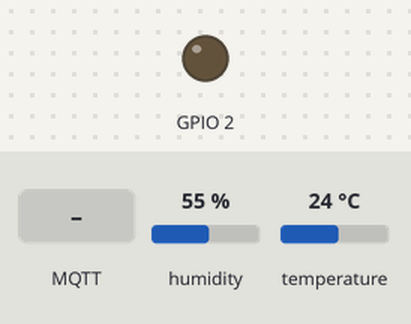
Recording of a sketch running on a simulated ESP8266 (NodeMCU). On the bench: output pins drawn as LEDs (lit = HIGH). Inputs (shaded band) come from the test bench; at power-on: humidity 55 %, temperature 24 °C. WiFi joins after 1.5 s; servers stay silent unless stated; random numbers use the default seed unless the sketch sets one; no MQTT or app messages arrive unless stated; what the sketch prints to the serial monitor is not drawn.

Above: at 3.7 s.
3.8 s: MQTT message "0" arrives on the first subscribed topic
At 4.2 s:
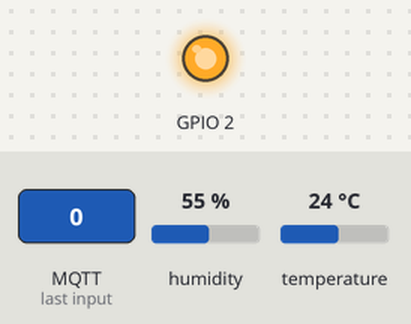
5.3 s: MQTT message "1" arrives on the first subscribed topic
At 7.0 s:
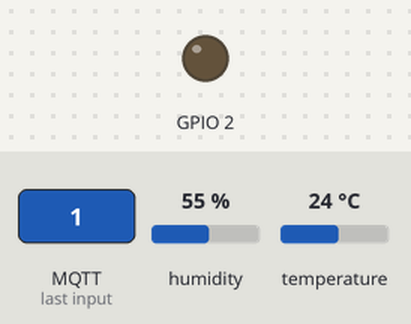
11.3 s: MQTT message "2" arrives on the first subscribed topic
At 12.2 s:
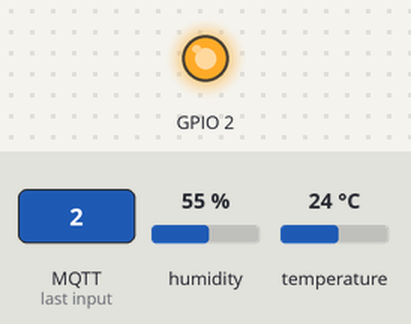
Timing chart, 0 to 14.3 s (numbered marks = the images above; inputs shaded):
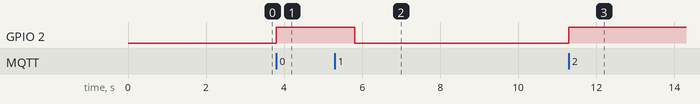

Measured:
- after the input at 3.8 s, GPIO 2: LOW → HIGH at once
- after the input at 5.3 s, GPIO 2: HIGH → LOW after 0.51 s
- after the input at 11.3 s, GPIO 2: LOW → HIGH at once

The sketch:

nodemcu-dht11-mqtt.ino
```cpp
#include <ESP8266WiFi.h>
#include <PubSubClient.h>
#include "DHT.h"        // including the library of DHT11 temperature and humidity sensor
#define DHTTYPE DHT11   // DHT 11

#define dht_dpin 0
DHT dht(dht_dpin, DHTTYPE);

// Update these with values suitable for your network.
const char* ssid = "xxx";
const char* password = "xxx";
const char* mqtt_server = "111.111.111.111"; //IP Address or Domain ของ MQTT Server
const char mqtt_username[50] = "admin"; //Username ของ MQTT Server
const char mqtt_password[50] = "1234"; //Password ของ MQTT Server
const int mqtt_port = 1883;

const char node_mcu_id[50] = "Faculty-of-Informatics-ITxxx"; // node_id
String ipaddress;

WiFiClient espClient;
PubSubClient client(espClient);
long lastMsg = 0;
char msg[100];
int value = 0;

void setup_wifi() {
   delay(10);
   // We start by connecting to a WiFi network
   Serial.println();
   Serial.print("Connecting to ");
   Serial.println(ssid);
   WiFi.begin(ssid, password);
   while (WiFi.status() != WL_CONNECTED) {
      delay(500);
      Serial.print(".");
   }

   randomSeed(micros());
   Serial.println("");
   Serial.println("WiFi connected");
   Serial.println("IP address: ");
   Serial.println(WiFi.localIP());

   ipaddress = WiFi.localIP().toString();
}

void callback(char* topic, byte* payload, unsigned int length) {
   Serial.print("Message arrived [");
   Serial.print(topic);
   Serial.print("] ");
   for (int i = 0; i < length; i++) {
      Serial.print((char)payload[i]);
   }
   Serial.println();

   // Switch on the LED if an 1 was received as first character
   if ((char)payload[0] == '1') {
      digitalWrite(BUILTIN_LED, LOW); // Turn the LED on (Note that LOW is the voltage level
      // but actually the LED is on; this is because
      // it is acive low on the ESP-01)
   } else {
      digitalWrite(BUILTIN_LED, HIGH); // Turn the LED off by making the voltage HIGH
   }
}

void reconnect() {
   // Loop until we’re reconnected
   while (!client.connected()) {
      Serial.print("Attempting MQTT connection…");
      // Create a random client ID
      String clientId = "ESP8266Client-";
      clientId += String(random(0xffff), HEX);
      // Attempt to connect
      if (client.connect(clientId.c_str(), mqtt_username, mqtt_password)) { //ทำการ Connect โดยใช้ Username&Password
         Serial.println("connected");
         // Once connected, publish an announcement…
         client.publish("nodemcu/client", "hello world"); //ส่งข้อความไปยัง Topic ชื่อ "mynew/test"
         // … and resubscribe
         client.subscribe("inTopic");
      } else {
         Serial.print("failed, rc=");
         Serial.print(client.state());
         Serial.println(" try again in 5 seconds");
         // Wait 5 seconds before retrying
         delay(5000);
       }
    }
}

void setup() {
   dht.begin();
   Serial.println("humidity and temperature \n\n");
   delay(1000);

   pinMode(BUILTIN_LED, OUTPUT); // Initialize the BUILTIN_LED pin as an output
   Serial.begin(115200);
   setup_wifi();
   client.setServer(mqtt_server, mqtt_port);
   client.setCallback(callback);
}

void loop() {

   float h = dht.readHumidity();
   float t = dht.readTemperature();

   if (!client.connected()) {
      reconnect();
   }
   client.loop();

   long now = millis();
    if (now - lastMsg > 5000) {
       lastMsg = now;
       ++value;

       // /*
       if(!isnan(t)||!isnan(h)){
          Serial.print("Current humidity = ");
          Serial.print(h);
          Serial.print("%  ");
          Serial.print("temperature = ");
          Serial.print(t);
          Serial.println("C  ");
       }
       delay(800);
       // */

       snprintf (msg, 75, "%s,%s,%ld,%.2f,%.2f", node_mcu_id,String(ipaddress).c_str(),value,t,h);
       //snprintf (msg, 75, "%s,%ld,%.2f,%.2f", node_mcu_id,value,t,h);
       Serial.print("Publish message: ");
       Serial.println(msg);
       client.publish("nodemcu/client", msg);
   }
}
```
